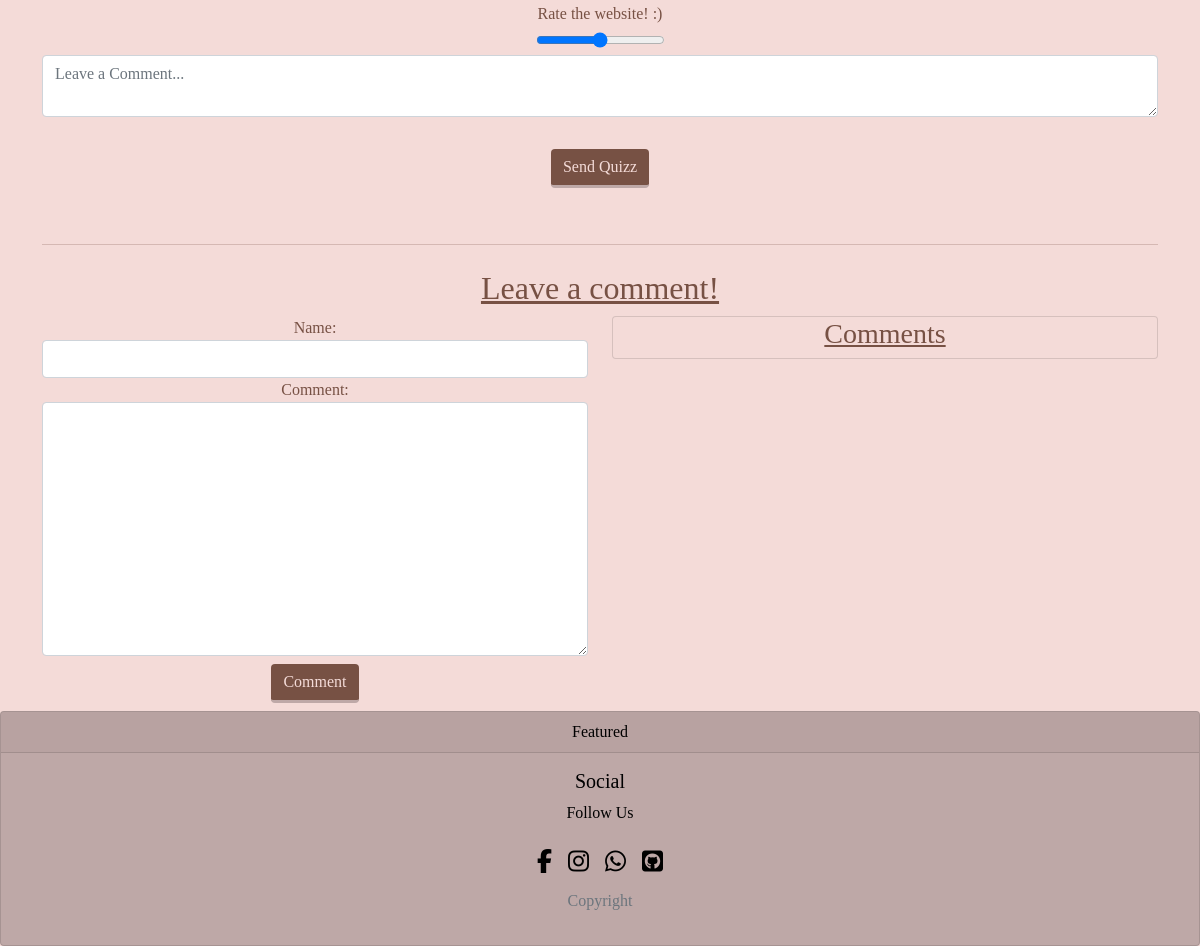
/ (lower part), run on an earlier commit of the app's database.
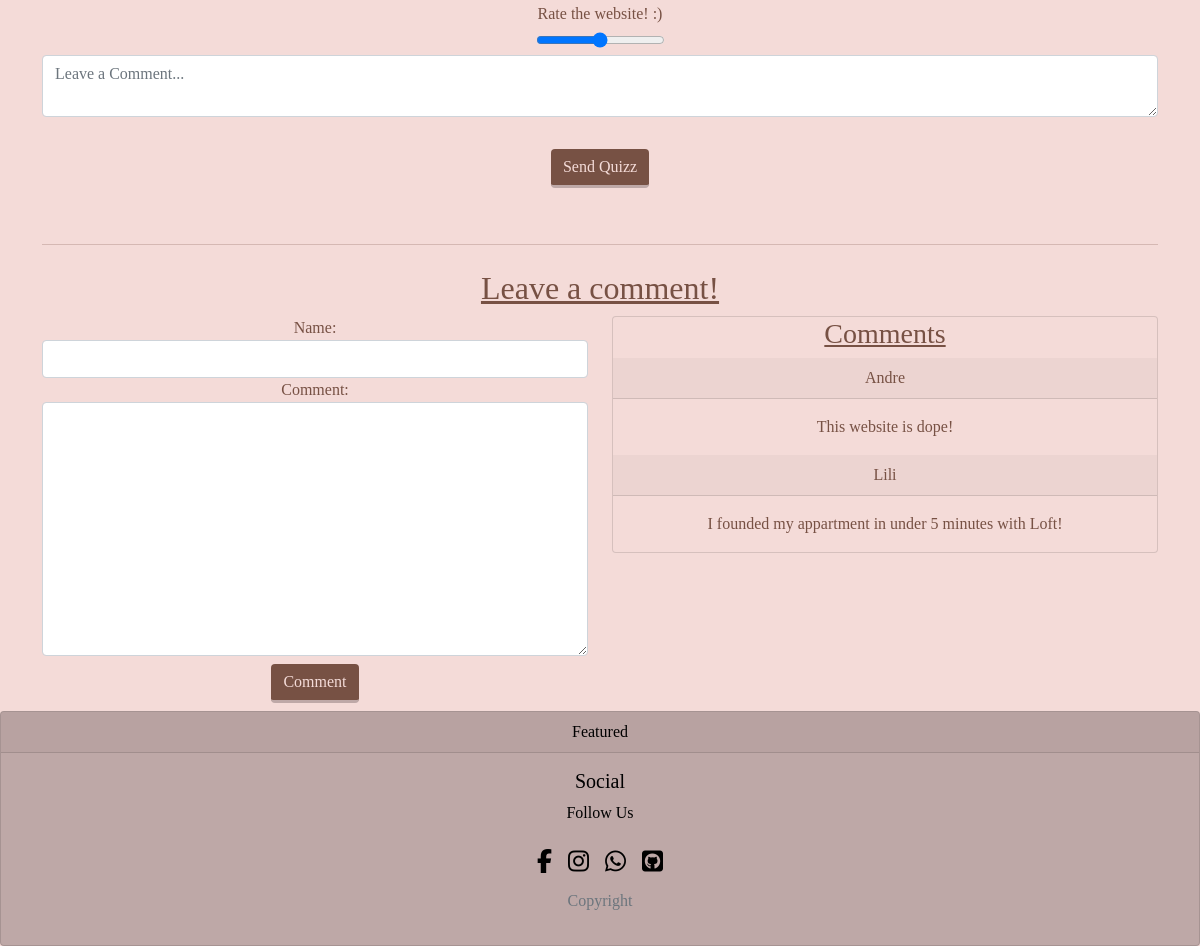
And on a later commit of the database.
### loft/models.py (models this page shows, shortened)
class Comment(models.Model):
    username = models.CharField(max_length=50, blank=True, null=True)
    description = models.CharField(max_length=300)

### loft/views.py (the view)
# urls.py: path('', views.loft_home, name='home'),
def loft_home(request):
	return render(request, 'loft/home.html', {'lofts': Loft.objects.all(), "comment_f": CommentForm(), "comments": Comment.objects.all()[:4]})

### loft/forms.py
class CommentForm(forms.Form):
    username = forms.CharField(label="Name", max_length=50)
    description = forms.CharField(label="Comment", widget=forms.Textarea,  max_length=300)
    username.widget.attrs.update({"class": "form-control"})
    description.widget.attrs.update({"class": "form-control"})

### loft/models.py (called while the page is built)
    def __str__(self):
        return f'{self.name}, {self.country} ({self.abbreviation})'

### loft/templates/loft/home.html (shortened to what this page needs)
{% extends 'loft/base.html' %}
{% block main %}
    {% load static %}
    <link rel="stylesheet" href="{% static 'loft/css/home.css' %}">
            {% for loft in lofts %}
                    {% load static %}
            {% empty %}
                No Lofts Available ATM
            {% endfor %}
    <div class="container mt-4">
        <div class="jumbotron jumbotron-fluid text-center">
            <form action="{% url 'loft:quizz_form' %}" method="post">
                <label for="name">Name:</label><br>
                <input type="text" id="name" name="name" required><br>
                <label for="age">Age:</label><br>
                <input type="number" id="age" name="age" required><br>
                <label for="AngularJS">AngularJS</label><br>
                <label for="RubyonRails">Ruby on Rails</label><br>
                <br>
                <label for="lisbon">Lisbon</label><br>
                <label for="porto">Porto</label><br>
                <label for="paris">Paris</label><br>
                <br>
                <br>
                <label for="website_name">What's the Website's name?</label><br>
                <input type="text" id="website_name" name="website_name" required><br>
                <h6>Is the website using Bootstrap and Font Awesome?<h6>
                <label for="yes">Yes!</label><br>
                <label for="no">No!</label><br>
                <br>
                <br>
                <h6>Rate the website! :)</h6>
                <input type="range" min="0" max="10" step="0.1">
                <br>
                <textarea name="textarea" class="form-control" placeholder="Leave a Comment..." required></textarea>
                <p class="lead m-0 p-4">
                    <input type="submit" value="Send Quizz" class="btn btn-primary m-2">
                </p>
            </form>
            <hr class="my-4">
            <h2 class="title">Leave a comment!</h2>
            <div class="row d-flex justify-content-center">
                <div class="col">
                    <form action="{% url 'loft:comment_form' %}" method="post">
                        {{ comment_f }}
                        <input type="submit" value="Comment" class="btn btn-primary m-2">
                    </form>
                </div>
                <div class="col">
                    <div class="card">
                        <h3 class="card-title title">Comments</h3>
                        {% for comment in comments  %}
                        <div class="card-header">
                           {{ comment.username }}
                        </div>
                        <div class="card-body">
                            <p class="card-text">
                                {{ comment.description }}
                            </p>
                        </div>
                        {% endfor %}
                    </div>
                </div>
        </div>
    </div>
{% endblock %}

What changed in the data, as far as the page shows it:
added Comment: username "Andre", description "This website is dope!"
added Comment: username "Lili", description "I founded my appartment in under 5 minutes with Loft!"
